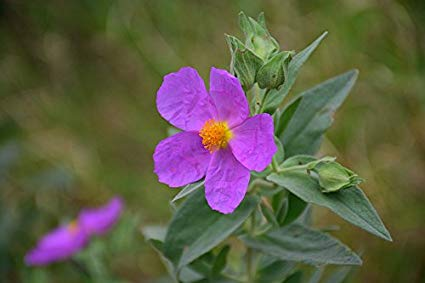
%> input picture segmentation/bokeh/data/flower.jpg, 425 x 283 px
$ octave myMainScript.m   (GNU Octave 9; MATLAB toolbox functions it lacks are replaced by stand-ins)
%> lines starting %> are read from the running program, lines starting %| are printed output that depends on the picture
%%
close all;
rng 'default'
tic;
%%
alpha_f = 10;
alpha_b = 20;
Iflower = imread('../data/flower.jpg');
%> Iflower is the input picture: size 283x425x3 uint8; mean R, G, B 95.6, 92.7, 71.1
IBird = imread('../data/bird.jpg');
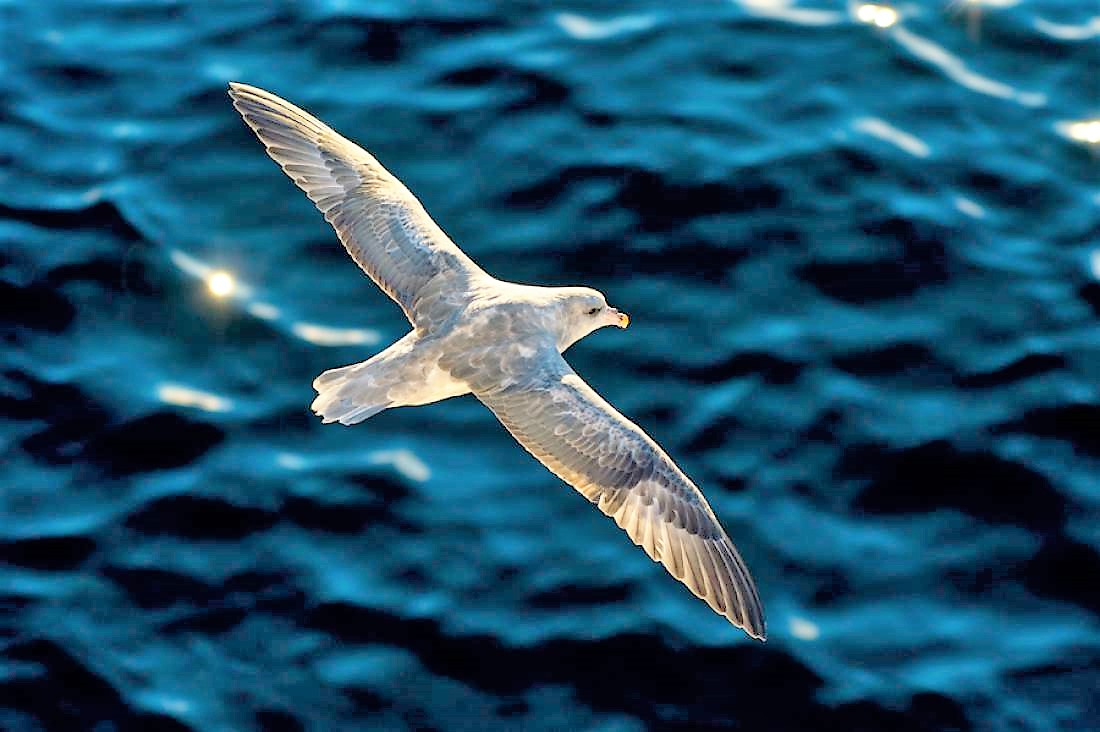
%> input picture segmentation/bokeh/data/bird.jpg, 1100 x 732 px
%> IBird is the input picture: size 732x1100x3 uint8; mean R, G, B 28.4, 80.4, 105.5

sampled_img = imresize(double(Iflower),0.5);
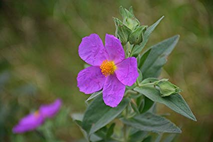
%> sampled_img: size 142x213x3 double; mean R, G, B 95.6, 92.7, 71.1; drawn with min black and max white
%applying gaussian blurring
I_down_flower = imgaussfilt(sampled_img,0.66);

sampled_img = imresize(double(IBird),0.5);
%> sampled_img: size 366x550x3 double
%applying gaussian blurring
I_down_bird = imgaussfilt(sampled_img,0.66);


%> (the run ends here)
